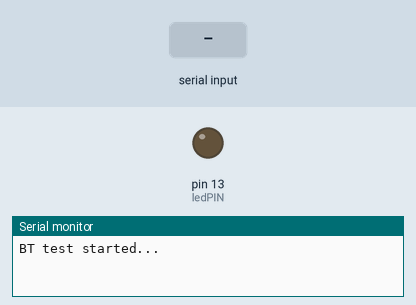
The sketch below on a simulated Arduino Uno, built with avr-gcc and run on an emulated ATmega328P. On the bench: output pins drawn as LEDs (lit = HIGH), the last lines printed to the serial monitor. The test bench sets the inputs (shaded band).

Above: at 2.8 s.
2.9 s: "1" received over the second serial link
At 4.2 s:
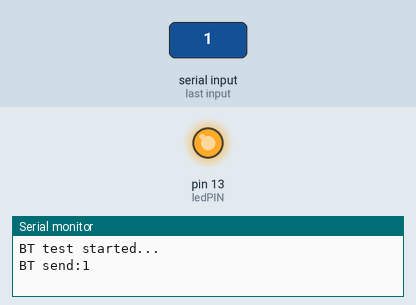
4.5 s: "0" received over the second serial link
At 5.9 s:
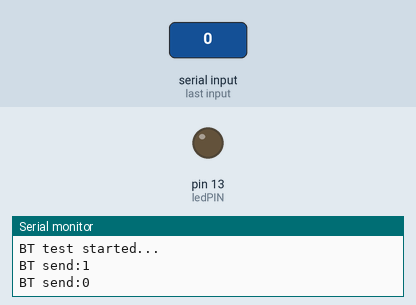
Timing chart, 0 to 7.5 s (numbered marks = the images above; inputs shaded):
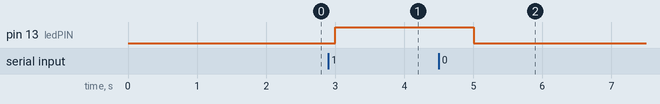

Measured:
- after the input at 2.9 s, pin 13 (ledPIN): LOW → HIGH after 0.10 s
- after the input at 4.5 s, pin 13 (ledPIN): HIGH → LOW after 0.50 s

The sketch:

bt_test.ino
```cpp
/*
 * BT Test
 *
 * 從bluetooth讀到'1'後, 點亮LED at pin 13, 讀到'0'後, 滅掉LED at pin 13
 */
#include <SoftwareSerial.h>

SoftwareSerial BT(10, 11);

const byte ledPIN = 13;

void setup() {
  Serial.begin(9600);
  pinMode(ledPIN, OUTPUT);
  BT.begin(115200);
  BT.println("BT is ready...");
  Serial.println("BT test started...");
}

void loop() {
  if (BT.available()) {
    char szLine[256];
    char val = BT.read();
    sprintf(szLine, "BT send:%c\n", val);
    Serial.print(szLine);
    switch(val) {
      case '0':
        digitalWrite(ledPIN, LOW);
        break;
      case '1':
        digitalWrite(ledPIN, HIGH);
        break;
    }
    BT.println(val); // 從BT echo回來
  }
  delay(1000);
  BT.print('.');
}
```
